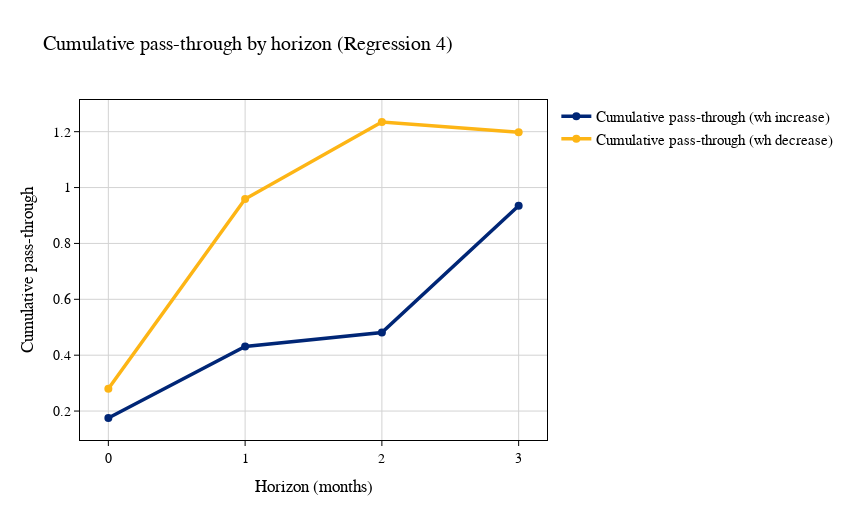

The notebook cell saved with this chart:
### Code cell
V = m4.cov
if not isinstance(V, pd.DataFrame):
    V = pd.DataFrame(V, index=m4.params.index, columns=m4.params.index)

rows = []
for h in [0, 1, 2, 3]:
    pos_terms = ["d_wh_pos"] + [f"d_wh_pos_lag{l}" for l in range(1, h+1)]
    neg_terms = ["d_wh_neg"] + [f"d_wh_neg_lag{l}" for l in range(1, h+1)]

    # cumulative COEFFICIENTS (both should be comparable magnitudes in this signed spec)
    cum_pos = float(m4.params.reindex(pos_terms).sum())
    cum_neg = float(m4.params.reindex(neg_terms).sum())

    # H0 no asymmetry: cum_pos - cum_neg = 0
    terms = pos_terms + neg_terms
    w = np.r_[np.ones(len(pos_terms)), -np.ones(len(neg_terms))]  # + for pos, - for neg
    bb = m4.params.reindex(terms).values.astype(float)
    VV = V.loc[terms, terms].values.astype(float)

    diff = float(w @ bb)              # cum_pos - cum_neg
    var  = float(w @ VV @ w)
    chi2 = (diff**2) / var
    pval = 1 - stats.chi2.cdf(chi2, df=1)

    rows.append({"h": h, "cum_pos": cum_pos, "cum_neg": cum_neg,
                 "diff (pos - neg)": diff, "p_no_asym": pval})

cum_tbl = pd.DataFrame(rows).set_index("h")
print("Cumulative pass-through + no-asymmetry test (H0: cum_pos - cum_neg = 0)")
print(cum_tbl)

# -----------------------
# Plot aligned with your template
# -----------------------
berkeley_blue = "#002676"
california_gold = "#FDB515"

fig = go.Figure()

fig.add_trace(go.Scatter(
    x=cum_tbl.index,
    y=cum_tbl["cum_pos"],
    mode="lines+markers",
    name="Cumulative pass-through (wh increase)",
    line=dict(color=berkeley_blue, width=3.5),
    marker=dict(size=8)
))

fig.add_trace(go.Scatter(
    x=cum_tbl.index,
    y=cum_tbl["cum_neg"],
    mode="lines+markers",
    name="Cumulative pass-through (wh decrease)",
    line=dict(color=california_gold, width=3.5),
    marker=dict(size=8)
))

fig.update_layout(
    title="Cumulative pass-through by horizon (Regression 4)",
    xaxis_title="Horizon (months)",
    yaxis_title="Cumulative pass-through",

    font=dict(family="Times New Roman", size=14, color="black"),
    template="simple_white",

    xaxis=dict(
        showgrid=True, gridcolor="lightgray", zeroline=False,
        linecolor="black", linewidth=1, mirror=True,
        ticks="outside", tickwidth=1, tickcolor="black",
        dtick=1
    ),
    yaxis=dict(
        showgrid=True, gridcolor="lightgray", zeroline=False,
        linecolor="black", linewidth=1, mirror=True,
        ticks="outside", tickwidth=1, tickcolor="black"
    ),

    legend=dict(
        x=1.02, y=1, xanchor="left", yanchor="top",
        font=dict(size=15),
        bgcolor="rgba(255,255,255,0)",
        bordercolor="rgba(0,0,0,0)"
    ),

    margin=dict(r=150),
    width=850,
    height=520
)

fig.show()

fig.write_image(PLOT_FOLDER + "Eggs_pass_through.png") #this line saves the plot

### Figure 1 — Plotly figure (JSON) as saved in the notebook; plotly's stock layout.template omitted (floating-point values rounded to 4 significant figures)
{"data": [{"line": {"color": "#002676", "width": 3.5}, "marker": {"size": 8}, "mode": "lines+markers", "name": "Cumulative pass-through (wh increase)", "type": "scatter", "x": [0, 1, 2, 3], "y": [0.1752, 0.4312, 0.4813, 0.9347]}, {"line": {"color": "#FDB515", "width": 3.5}, "marker": {"size": 8}, "mode": "lines+markers", "name": "Cumulative pass-through (wh decrease)", "type": "scatter", "x": [0, 1, 2, 3], "y": [0.2797, 0.959, 1.235, 1.198]}], "layout": {"font": {"color": "black", "family": "Times New Roman", "size": 14}, "height": 520, "legend": {"bgcolor": "rgba(255,255,255,0)", "bordercolor": "rgba(0,0,0,0)", "font": {"size": 15}, "x": 1.02, "xanchor": "left", "y": 1, "yanchor": "top"}, "margin": {"r": 150}, "title": {"text": "Cumulative pass-through by horizon (Regression 4)"}, "width": 850, "xaxis": {"dtick": 1, "gridcolor": "lightgray", "linecolor": "black", "linewidth": 1, "mirror": true, "showgrid": true, "tickcolor": "black", "ticks": "outside", "tickwidth": 1, "title": {"text": "Horizon (months)"}, "zeroline": false}, "yaxis": {"gridcolor": "lightgray", "linecolor": "black", "linewidth": 1, "mirror": true, "showgrid": true, "tickcolor": "black", "ticks": "outside", "tickwidth": 1, "title": {"text": "Cumulative pass-through"}, "zeroline": false}}}
